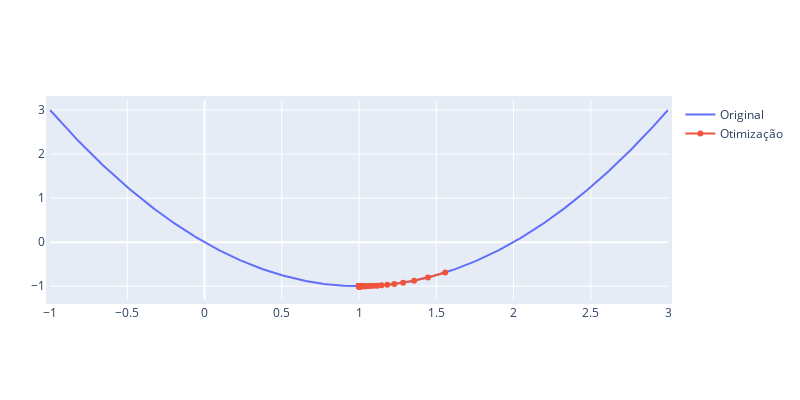

The notebook cell saved with this chart:
### Code cell
plot_optim(x, objective_function(x), 42)

### Figure 1 — Plotly figure (JSON) as saved in the notebook; plotly's stock layout.template omitted (floating-point values rounded to 4 significant figures; data arrays with more than 128 entries replaced by an {"elided": "..."} marker saying what was removed)
{"data": [{"mode": "lines", "name": "Original", "type": "scatter", "x": {"elided": "1000 float values"}, "y": {"elided": "1000 float values"}}, {"hovertext": ["Inicio", "Iteração: 0", "Iteração: 1", "Iteração: 2", "Iteração: 3", "Iteração: 4", "Iteração: 5", "Iteração: 6", "Iteração: 7", "Iteração: 8", "Iteração: 9", "Iteração: 10", "Iteração: 11", "Iteração: 12", "Iteração: 13", "Iteração: 14", "Iteração: 15", "Iteração: 16", "Iteração: 17", "Iteração: 18", "Iteração: 19", "Iteração: 20", "Iteração: 21", "Iteração: 22", "Iteração: 23", "Iteração: 24", "Iteração: 25", "Iteração: 26", "Iteração: 27", "Iteração: 28", "Iteração: 29", "Iteração: 30", "Iteração: 31", "Iteração: 32", "Iteração: 33", "Iteração: 34", "Iteração: 35", "Iteração: 36", "Iteração: 37", "Iteração: 38", "Iteração: 39", "Iteração: 40", "Iteração: 41", "Iteração: 42", "Iteração: 43", "Iteração: 44", "Iteração: 45", "Iteração: 46", "Iteração: 47", "Iteração: 48", "Iteração: 49", "Iteração: 50", "Iteração: 51", "Iteração: 52", "Iteração: 53", "Iteração: 54", "Iteração: 55", "Iteração: 56", "Iteração: 57", "Iteração: 58", "Iteração: 59", "Iteração: 60", "Iteração: 61", "Iteração: 62", "Iteração: 63", "Iteração: 64", "Iteração: 65", "Iteração: 66", "Iteração: 67", "Iteração: 68", "Iteração: 69", "Iteração: 70", "Iteração: 71", "Iteração: 72", "Iteração: 73", "Iteração: 74", "Iteração: 75", "Iteração: 76", "Iteração: 77", "Iteração: 78", "Iteração: 79", "Iteração: 80", "Iteração: 81", "Iteração: 82", "Iteração: 83", "Iteração: 84", "Iteração: 85", "Iteração: 86", "Iteração: 87", "Iteração: 88", "Iteração: 89", "Iteração: 90", "Iteração: 91", "Iteração: 92", "Iteração: 93", "Iteração: 94", "Iteração: 95", "Iteração: 96", "Iteração: 97", "Iteração: 98", "Iteração: 99"], "mode": "lines+markers", "name": "Otimização", "type": "scatter", "x": [1.558, 1.446, 1.357, 1.286, 1.228, 1.183, 1.146, 1.117, 1.094, 1.075, 1.06, 1.048, 1.038, 1.031, 1.025, 1.02, 1.016, 1.013, 1.01, 1.008, 1.006, 1.005, 1.004, 1.003, 1.003, 1.002, 1.002, 1.001, 1.001, 1.001, 1.001, 1.001, 1.0, 1.0, 1.0, 1.0, 1.0, 1.0, 1.0, 1.0, 1.0, 1.0, 1.0, 1.0, 1.0, 1.0, 1.0, 1.0, 1.0, 1.0, 1.0, 1.0, 1.0, 1.0, 1.0, 1.0, 1.0, 1.0, 1.0, 1.0, 1.0, 1.0, 1.0, 1.0, 1.0, 1.0, 1.0, 1.0, 1.0, 1.0, 1.0, 1.0, 1.0, 1.0, 1.0, 1.0, 1.0, 1.0, 1.0, 1.0, 1.0, 1.0, 1.0, 1.0, 1.0, 1.0, 1.0, 1.0, 1.0, 1.0, 1.0, 1.0, 1.0, 1.0, 1.0, 1.0, 1.0, 1.0, 1.0, 1.0, 1.0], "y": [-0.689, -0.8009, -0.8726, -0.9185, -0.9478, -0.9666, -0.9786, -0.9863, -0.9912, -0.9944, -0.9964, -0.9977, -0.9985, -0.9991, -0.9994, -0.9996, -0.9998, -0.9998, -0.9999, -0.9999, -1.0, -1.0, -1.0, -1.0, -1.0, -1.0, -1.0, -1.0, -1.0, -1.0, -1.0, -1.0, -1.0, -1.0, -1.0, -1.0, -1.0, -1.0, -1.0, -1.0, -1.0, -1.0, -1.0, -1.0, -1.0, -1.0, -1.0, -1.0, -1.0, -1.0, -1.0, -1.0, -1.0, -1.0, -1.0, -1.0, -1.0, -1.0, -1.0, -1.0, -1.0, -1.0, -1.0, -1.0, -1.0, -1.0, -1.0, -1.0, -1.0, -1.0, -1.0, -1.0, -1.0, -1.0, -1.0, -1.0, -1.0, -1.0, -1.0, -1.0, -1, -1, -1, -1, -1, -1, -1, -1, -1, -1, -1, -1, -1, -1, -1, -1, -1, -1, -1, -1, -1]}], "layout": {"autosize": false, "height": 400, "margin": {"b": 100, "l": 50, "pad": 4, "r": 50, "t": 100}, "width": 800}}
